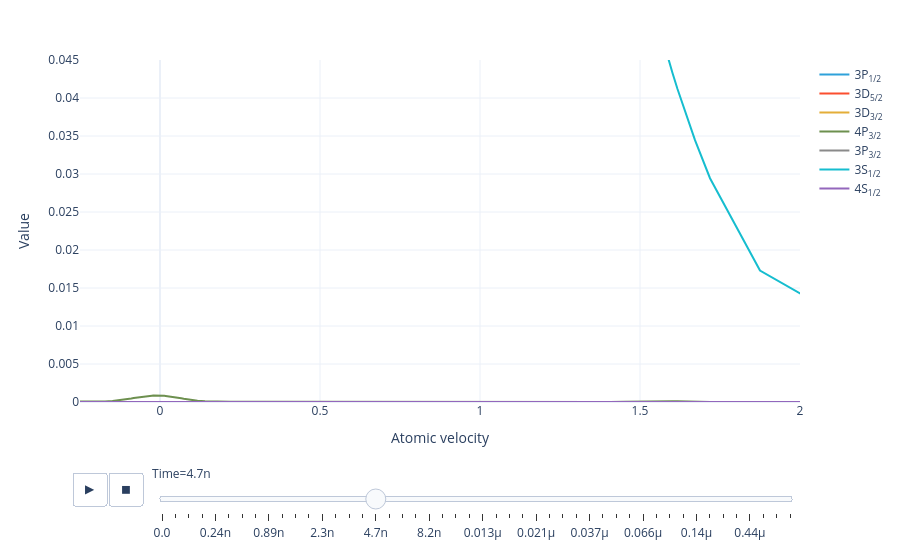

The notebook cell saved with this chart:
### Markdown cell above
Animate the level population distribution as a function of time:

### Code cell
model.level_population_distribution(sol).visualize(xaxis_range=(-.25, 2), yaxis_range=(0, .045))

### Figure 1 — Plotly figure (JSON) as saved in the notebook; plotly's stock layout.template omitted (floating-point values rounded to 4 significant figures)
{"data": [{"hovertemplate": "Level=3P<sub>1/2</sub><br>Time=0.0<br>Atomic velocity=%{x}<br>Value=%{y}<extra></extra>", "legendgroup": "3P<sub>1/2</sub>", "line": {"color": "#2fa1da", "dash": "solid"}, "marker": {"symbol": "circle"}, "mode": "lines", "name": "3P<sub>1/2</sub>", "orientation": "v", "showlegend": true, "type": "scatter", "x": [-2.5, -1.5, -0.875, -0.625, -0.4375, -0.3125, -0.2188, -0.1719, -0.1484, -0.1328, -0.1172, -0.1016, -0.08984, -0.08203, -0.07422, -0.06641, -0.05859, -0.05078, -0.04492, -0.04102, -0.03711, -0.0332, -0.0293, -0.02539, -0.02148, -0.01758, -0.01367, -0.009766, -0.005859, -0.001953, 0.001953, 0.005859, 0.009766, 0.01367, 0.01758, 0.02148, 0.02539, 0.0293, 0.03516, 0.04297, 0.05078, 0.05859, 0.06641, 0.07422, 0.08594, 0.1016, 0.1172, 0.1406, 0.1719, 0.2188, 0.3125, 0.4375, 0.5625, 0.6875, 0.875, 1.062, 1.188, 1.312, 1.406, 1.453, 1.484, 1.508, 1.523, 1.535, 1.543, 1.551, 1.559, 1.566, 1.574, 1.586, 1.602, 1.617, 1.641, 1.672, 1.719, 1.875, 2.5], "xaxis": "x", "y": [1.25e-12, 9.613e-11, 8.478e-10, 2.293e-09, 5.418e-09, 1.131e-08, 2.452e-08, 3.93e-08, 4.967e-08, 5.742e-08, 6.585e-08, 7.481e-08, 8.114e-08, 8.549e-08, 8.939e-08, 9.318e-08, 9.668e-08, 9.973e-08, 1.017e-07, 1.03e-07, 1.04e-07, 1.049e-07, 1.058e-07, 1.064e-07, 1.07e-07, 1.073e-07, 1.074e-07, 1.076e-07, 1.074e-07, 1.073e-07, 1.068e-07, 1.063e-07, 1.056e-07, 1.048e-07, 1.039e-07, 1.028e-07, 1.016e-07, 1.003e-07, 9.811e-08, 9.486e-08, 9.124e-08, 8.737e-08, 8.325e-08, 7.902e-08, 7.248e-08, 6.383e-08, 5.551e-08, 4.436e-08, 3.248e-08, 2.079e-08, 1.053e-08, 5.807e-09, 3.856e-09, 2.951e-09, 2.485e-09, 2.668e-09, 3.251e-09, 4.97e-09, 9.011e-09, 1.225e-08, 1.429e-08, 1.542e-08, 1.583e-08, 1.594e-08, 1.591e-08, 1.579e-08, 1.559e-08, 1.53e-08, 1.494e-08, 1.427e-08, 1.315e-08, 1.186e-08, 9.793e-09, 7.117e-09, 4.003e-09, 6.13e-10, 9.703e-12], "yaxis": "y"}, {"hovertemplate": "Level=3D<sub>5/2</sub><br>Time=0.0<br>Atomic velocity=%{x}<br>Value=%{y}<extra></extra>", "legendgroup": "3D<sub>5/2</sub>", "line": {"color": "#fb4f2f", "dash": "solid"}, "marker": {"symbol": "circle"}, "mode": "lines", "name": "3D<sub>5/2</sub>", "orientation": "v", "showlegend": true, "type": "scatter", "x": [-2.5, -1.5, -0.875, -0.625, -0.4375, -0.3125, -0.2188, -0.1719, -0.1484, -0.1328, -0.1172, -0.1016, -0.08984, -0.08203, -0.07422, -0.06641, -0.05859, -0.05078, -0.04492, -0.04102, -0.03711, -0.0332, -0.0293, -0.02539, -0.02148, -0.01758, -0.01367, -0.009766, -0.005859, -0.001953, 0.001953, 0.005859, 0.009766, 0.01367, 0.01758, 0.02148, 0.02539, 0.0293, 0.03516, 0.04297, 0.05078, 0.05859, 0.06641, 0.07422, 0.08594, 0.1016, 0.1172, 0.1406, 0.1719, 0.2188, 0.3125, 0.4375, 0.5625, 0.6875, 0.875, 1.062, 1.188, 1.312, 1.406, 1.453, 1.484, 1.508, 1.523, 1.535, 1.543, 1.551, 1.559, 1.566, 1.574, 1.586, 1.602, 1.617, 1.641, 1.672, 1.719, 1.875, 2.5], "xaxis": "x", "y": [1.215e-12, 9.347e-11, 8.336e-10, 2.318e-09, 5.481e-09, 1.035e-08, 2.403e-08, 4.655e-08, 6.503e-08, 8.018e-08, 9.723e-08, 1.155e-07, 1.295e-07, 1.387e-07, 1.475e-07, 1.559e-07, 1.636e-07, 1.706e-07, 1.751e-07, 1.778e-07, 1.803e-07, 1.824e-07, 1.842e-07, 1.857e-07, 1.869e-07, 1.877e-07, 1.882e-07, 1.884e-07, 1.882e-07, 1.876e-07, 1.867e-07, 1.855e-07, 1.84e-07, 1.821e-07, 1.799e-07, 1.774e-07, 1.747e-07, 1.717e-07, 1.667e-07, 1.593e-07, 1.512e-07, 1.425e-07, 1.335e-07, 1.242e-07, 1.103e-07, 9.229e-08, 7.579e-08, 5.494e-08, 3.512e-08, 1.933e-08, 9.943e-09, 5.841e-09, 3.859e-09, 2.933e-09, 2.491e-09, 2.704e-09, 3.235e-09, 4.466e-09, 1.055e-08, 1.74e-08, 2.241e-08, 2.548e-08, 2.686e-08, 2.743e-08, 2.757e-08, 2.752e-08, 2.727e-08, 2.682e-08, 2.619e-08, 2.492e-08, 2.274e-08, 2.017e-08, 1.599e-08, 1.072e-08, 5.062e-09, 5.63e-10, 9.471e-12], "yaxis": "y"}, {"hovertemplate": "Level=3D<sub>3/2</sub><br>Time=0.0<br>Atomic velocity=%{x}<br>Value=%{y}<extra></extra>", "legendgroup": "3D<sub>3/2</sub>", "line": {"color": "#e4ae38", "dash": "solid"}, "marker": {"symbol": "circle"}, "mode": "lines", "name": "3D<sub>3/2</sub>", "orientation": "v", "showlegend": true, "type": "scatter", "x": [-2.5, -1.5, -0.875, -0.625, -0.4375, -0.3125, -0.2188, -0.1719, -0.1484, -0.1328, -0.1172, -0.1016, -0.08984, -0.08203, -0.07422, -0.06641, -0.05859, -0.05078, -0.04492, -0.04102, -0.03711, -0.0332, -0.0293, -0.02539, -0.02148, -0.01758, -0.01367, -0.009766, -0.005859, -0.001953, 0.001953, 0.005859, 0.009766, 0.01367, 0.01758, 0.02148, 0.02539, 0.0293, 0.03516, 0.04297, 0.05078, 0.05859, 0.06641, 0.07422, 0.08594, 0.1016, 0.1172, 0.1406, 0.1719, 0.2188, 0.3125, 0.4375, 0.5625, 0.6875, 0.875, 1.062, 1.188, 1.312, 1.406, 1.453, 1.484, 1.508, 1.523, 1.535, 1.543, 1.551, 1.559, 1.566, 1.574, 1.586, 1.602, 1.617, 1.641, 1.672, 1.719, 1.875, 2.5], "xaxis": "x", "y": [1.351e-12, 1.039e-10, 9.268e-10, 2.577e-09, 6.093e-09, 1.151e-08, 2.672e-08, 5.175e-08, 7.23e-08, 8.914e-08, 1.081e-07, 1.284e-07, 1.44e-07, 1.542e-07, 1.64e-07, 1.733e-07, 1.819e-07, 1.896e-07, 1.947e-07, 1.977e-07, 2.004e-07, 2.028e-07, 2.048e-07, 2.065e-07, 2.078e-07, 2.087e-07, 2.093e-07, 2.094e-07, 2.092e-07, 2.086e-07, 2.076e-07, 2.062e-07, 2.045e-07, 2.024e-07, 2e-07, 1.973e-07, 1.942e-07, 1.909e-07, 1.853e-07, 1.771e-07, 1.681e-07, 1.584e-07, 1.484e-07, 1.381e-07, 1.226e-07, 1.026e-07, 8.426e-08, 6.107e-08, 3.904e-08, 2.149e-08, 1.105e-08, 6.493e-09, 4.291e-09, 3.261e-09, 2.77e-09, 3.006e-09, 3.596e-09, 4.965e-09, 1.173e-08, 1.934e-08, 2.492e-08, 2.833e-08, 2.986e-08, 3.05e-08, 3.066e-08, 3.06e-08, 3.031e-08, 2.982e-08, 2.911e-08, 2.771e-08, 2.528e-08, 2.242e-08, 1.778e-08, 1.192e-08, 5.627e-09, 6.259e-10, 1.053e-11], "yaxis": "y"}, {"hovertemplate": "Level=4P<sub>3/2</sub><br>Time=0.0<br>Atomic velocity=%{x}<br>Value=%{y}<extra></extra>", "legendgroup": "4P<sub>3/2</sub>", "line": {"color": "#6d904f", "dash": "solid"}, "marker": {"symbol": "circle"}, "mode": "lines", "name": "4P<sub>3/2</sub>", "orientation": "v", "showlegend": true, "type": "scatter", "x": [-2.5, -1.5, -0.875, -0.625, -0.4375, -0.3125, -0.2188, -0.1719, -0.1484, -0.1328, -0.1172, -0.1016, -0.08984, -0.08203, -0.07422, -0.06641, -0.05859, -0.05078, -0.04492, -0.04102, -0.03711, -0.0332, -0.0293, -0.02539, -0.02148, -0.01758, -0.01367, -0.009766, -0.005859, -0.001953, 0.001953, 0.005859, 0.009766, 0.01367, 0.01758, 0.02148, 0.02539, 0.0293, 0.03516, 0.04297, 0.05078, 0.05859, 0.06641, 0.07422, 0.08594, 0.1016, 0.1172, 0.1406, 0.1719, 0.2188, 0.3125, 0.4375, 0.5625, 0.6875, 0.875, 1.062, 1.188, 1.312, 1.406, 1.453, 1.484, 1.508, 1.523, 1.535, 1.543, 1.551, 1.559, 1.566, 1.574, 1.586, 1.602, 1.617, 1.641, 1.672, 1.719, 1.875, 2.5], "xaxis": "x", "y": [2.168e-09, 1.667e-07, 1.473e-06, 3.873e-06, 9.937e-06, 2.182e-05, 2.385e-05, 6.954e-05, 0.0001344, 0.0001997, 0.0002835, 0.0003831, 0.0004651, 0.0005213, 0.0005772, 0.0006316, 0.0006829, 0.0007298, 0.0007611, 0.0007799, 0.0007968, 0.0008118, 0.0008246, 0.0008351, 0.0008434, 0.0008493, 0.0008527, 0.0008537, 0.0008522, 0.0008483, 0.0008419, 0.0008332, 0.0008221, 0.0008089, 0.0007936, 0.0007762, 0.0007571, 0.0007363, 0.0007022, 0.0006525, 0.0005992, 0.0005437, 0.0004875, 0.0004318, 0.0003519, 0.0002566, 0.0001784, 9.558e-05, 4.015e-05, 2.225e-05, 2.155e-05, 1.022e-05, 6.506e-06, 5.09e-06, 4.283e-06, 4.458e-06, 6.528e-06, 7.001e-06, 1.521e-05, 4.581e-05, 7.707e-05, 0.0001002, 0.0001124, 0.0001189, 0.0001216, 0.000123, 0.0001229, 0.0001214, 0.0001186, 0.0001121, 9.98e-05, 8.484e-05, 6.093e-05, 3.314e-05, 9.326e-06, 1.194e-06, 1.684e-08], "yaxis": "y"}, {"hovertemplate": "Level=3P<sub>3/2</sub><br>Time=0.0<br>Atomic velocity=%{x}<br>Value=%{y}<extra></extra>", "legendgroup": "3P<sub>3/2</sub>", "line": {"color": "#8a8a8a", "dash": "solid"}, "marker": {"symbol": "circle"}, "mode": "lines", "name": "3P<sub>3/2</sub>", "orientation": "v", "showlegend": true, "type": "scatter", "x": [-2.5, -1.5, -0.875, -0.625, -0.4375, -0.3125, -0.2188, -0.1719, -0.1484, -0.1328, -0.1172, -0.1016, -0.08984, -0.08203, -0.07422, -0.06641, -0.05859, -0.05078, -0.04492, -0.04102, -0.03711, -0.0332, -0.0293, -0.02539, -0.02148, -0.01758, -0.01367, -0.009766, -0.005859, -0.001953, 0.001953, 0.005859, 0.009766, 0.01367, 0.01758, 0.02148, 0.02539, 0.0293, 0.03516, 0.04297, 0.05078, 0.05859, 0.06641, 0.07422, 0.08594, 0.1016, 0.1172, 0.1406, 0.1719, 0.2188, 0.3125, 0.4375, 0.5625, 0.6875, 0.875, 1.062, 1.188, 1.312, 1.406, 1.453, 1.484, 1.508, 1.523, 1.535, 1.543, 1.551, 1.559, 1.566, 1.574, 1.586, 1.602, 1.617, 1.641, 1.672, 1.719, 1.875, 2.5], "xaxis": "x", "y": [2.407e-12, 1.852e-10, 1.632e-09, 4.409e-09, 1.043e-08, 2.181e-08, 4.723e-08, 7.566e-08, 9.565e-08, 1.106e-07, 1.268e-07, 1.441e-07, 1.563e-07, 1.647e-07, 1.722e-07, 1.795e-07, 1.863e-07, 1.921e-07, 1.96e-07, 1.984e-07, 2.004e-07, 2.021e-07, 2.038e-07, 2.049e-07, 2.061e-07, 2.068e-07, 2.07e-07, 2.073e-07, 2.07e-07, 2.067e-07, 2.058e-07, 2.048e-07, 2.035e-07, 2.02e-07, 2.001e-07, 1.981e-07, 1.958e-07, 1.932e-07, 1.89e-07, 1.827e-07, 1.758e-07, 1.683e-07, 1.604e-07, 1.522e-07, 1.396e-07, 1.229e-07, 1.069e-07, 8.541e-08, 6.254e-08, 4.005e-08, 2.029e-08, 1.118e-08, 7.42e-09, 5.678e-09, 4.78e-09, 5.133e-09, 6.265e-09, 9.577e-09, 1.735e-08, 2.359e-08, 2.753e-08, 2.97e-08, 3.05e-08, 3.071e-08, 3.065e-08, 3.042e-08, 3.004e-08, 2.948e-08, 2.879e-08, 2.749e-08, 2.534e-08, 2.286e-08, 1.887e-08, 1.371e-08, 7.708e-09, 1.182e-09, 1.869e-11], "yaxis": "y"}, {"hovertemplate": "Level=3S<sub>1/2</sub><br>Time=0.0<br>Atomic velocity=%{x}<br>Value=%{y}<extra></extra>", "legendgroup": "3S<sub>1/2</sub>", "line": {"color": "#16bdcf", "dash": "solid"}, "marker": {"symbol": "circle"}, "mode": "lines", "name": "3S<sub>1/2</sub>", "orientation": "v", "showlegend": true, "type": "scatter", "x": [-2.5, -1.5, -0.875, -0.625, -0.4375, -0.3125, -0.2188, -0.1719, -0.1484, -0.1328, -0.1172, -0.1016, -0.08984, -0.08203, -0.07422, -0.06641, -0.05859, -0.05078, -0.04492, -0.04102, -0.03711, -0.0332, -0.0293, -0.02539, -0.02148, -0.01758, -0.01367, -0.009766, -0.005859, -0.001953, 0.001953, 0.005859, 0.009766, 0.01367, 0.01758, 0.02148, 0.02539, 0.0293, 0.03516, 0.04297, 0.05078, 0.05859, 0.06641, 0.07422, 0.08594, 0.1016, 0.1172, 0.1406, 0.1719, 0.2188, 0.3125, 0.4375, 0.5625, 0.6875, 0.875, 1.062, 1.188, 1.312, 1.406, 1.453, 1.484, 1.508, 1.523, 1.535, 1.543, 1.551, 1.559, 1.566, 1.574, 1.586, 1.602, 1.617, 1.641, 1.672, 1.719, 1.875, 2.5], "xaxis": "x", "y": [0.002328, 0.07631, 0.2631, 0.3813, 0.4655, 0.5111, 0.5376, 0.5477, 0.5517, 0.5541, 0.5562, 0.558, 0.5592, 0.5599, 0.5605, 0.5611, 0.5616, 0.562, 0.5623, 0.5625, 0.5626, 0.5627, 0.5629, 0.563, 0.5631, 0.5632, 0.5632, 0.5633, 0.5633, 0.5633, 0.5633, 0.5633, 0.5633, 0.5633, 0.5632, 0.5631, 0.5631, 0.563, 0.5628, 0.5625, 0.5621, 0.5617, 0.5612, 0.5606, 0.5597, 0.5581, 0.5563, 0.553, 0.5477, 0.5376, 0.5111, 0.4655, 0.411, 0.3517, 0.2631, 0.1827, 0.138, 0.1011, 0.07815, 0.06826, 0.06224, 0.05799, 0.05529, 0.05333, 0.05205, 0.05081, 0.04959, 0.04839, 0.04721, 0.0455, 0.0433, 0.04119, 0.03819, 0.03445, 0.02945, 0.0173, 0.002328], "yaxis": "y"}, {"hovertemplate": "Level=4S<sub>1/2</sub><br>Time=0.0<br>Atomic velocity=%{x}<br>Value=%{y}<extra></extra>", "legendgroup": "4S<sub>1/2</sub>", "line": {"color": "#9367bc", "dash": "solid"}, "marker": {"symbol": "circle"}, "mode": "lines", "name": "4S<sub>1/2</sub>", "orientation": "v", "showlegend": true, "type": "scatter", "x": [-2.5, -1.5, -0.875, -0.625, -0.4375, -0.3125, -0.2188, -0.1719, -0.1484, -0.1328, -0.1172, -0.1016, -0.08984, -0.08203, -0.07422, -0.06641, -0.05859, -0.05078, -0.04492, -0.04102, -0.03711, -0.0332, -0.0293, -0.02539, -0.02148, -0.01758, -0.01367, -0.009766, -0.005859, -0.001953, 0.001953, 0.005859, 0.009766, 0.01367, 0.01758, 0.02148, 0.02539, 0.0293, 0.03516, 0.04297, 0.05078, 0.05859, 0.06641, 0.07422, 0.08594, 0.1016, 0.1172, 0.1406, 0.1719, 0.2188, 0.3125, 0.4375, 0.5625, 0.6875, 0.875, 1.062, 1.188, 1.312, 1.406, 1.453, 1.484, 1.508, 1.523, 1.535, 1.543, 1.551, 1.559, 1.566, 1.574, 1.586, 1.602, 1.617, 1.641, 1.672, 1.719, 1.875, 2.5], "xaxis": "x", "y": [5.961e-11, 4.586e-09, 4.041e-08, 1.084e-07, 2.625e-07, 5.371e-07, 1.22e-06, 2.252e-06, 3.105e-06, 3.814e-06, 4.621e-06, 5.498e-06, 6.175e-06, 6.622e-06, 7.056e-06, 7.469e-06, 7.851e-06, 8.195e-06, 8.422e-06, 8.558e-06, 8.679e-06, 8.786e-06, 8.877e-06, 8.952e-06, 9.011e-06, 9.053e-06, 9.077e-06, 9.085e-06, 9.075e-06, 9.047e-06, 9.003e-06, 8.941e-06, 8.864e-06, 8.77e-06, 8.661e-06, 8.537e-06, 8.4e-06, 8.25e-06, 8.002e-06, 7.635e-06, 7.234e-06, 6.809e-06, 6.367e-06, 5.917e-06, 5.245e-06, 4.386e-06, 3.608e-06, 2.639e-06, 1.731e-06, 1e-06, 5.073e-07, 2.795e-07, 1.83e-07, 1.399e-07, 1.178e-07, 1.272e-07, 1.582e-07, 2.349e-07, 5.116e-07, 8.273e-07, 1.068e-06, 1.219e-06, 1.289e-06, 1.319e-06, 1.327e-06, 1.326e-06, 1.315e-06, 1.293e-06, 1.263e-06, 1.201e-06, 1.094e-06, 9.681e-07, 7.639e-07, 5.098e-07, 2.427e-07, 2.92e-08, 4.628e-10], "yaxis": "y"}], "layout": {"legend": {"title": {}, "tracegroupgap": 0}, "margin": {"t": 60}, "sliders": [{"active": 16, "currentvalue": {"prefix": "Time="}, "len": 0.9, "pad": {"b": 10, "t": 60}, "steps": [{"args": [["0.0"], {"frame": {"duration": 0, "redraw": false}, "fromcurrent": true, "mode": "immediate", "transition": {"duration": 0, "easing": "linear"}}], "label": "0.0", "method": "animate"}, {"args": [["1.9987014684470213e-14"], {"frame": {"duration": 0, "redraw": false}, "fromcurrent": true, "mode": "immediate", "transition": {"duration": 0, "easing": "linear"}}], "label": "0.020p", "method": "animate"}, {"args": [["8.14639252225854e-11"], {"frame": {"duration": 0, "redraw": false}, "fromcurrent": true, "mode": "immediate", "transition": {"duration": 0, "easing": "linear"}}], "label": "0.081n", "method": "animate"}, {"args": [["1.6290786343048632e-10"], {"frame": {"duration": 0, "redraw": false}, "fromcurrent": true, "mode": "immediate", "transition": {"duration": 0, "easing": "linear"}}], "label": "0.16n", "method": "animate"}, {"args": [["2.443518016383873e-10"], {"frame": {"duration": 0, "redraw": false}, "fromcurrent": true, "mode": "immediate", "transition": {"duration": 0, "easing": "linear"}}], "label": "0.24n", "method": "animate"}, {"args": [["3.847518111996298e-10"], {"frame": {"duration": 0, "redraw": false}, "fromcurrent": true, "mode": "immediate", "transition": {"duration": 0, "easing": "linear"}}], "label": "0.38n", "method": "animate"}, {"args": [["5.251518207608723e-10"], {"frame": {"duration": 0, "redraw": false}, "fromcurrent": true, "mode": "immediate", "transition": {"duration": 0, "easing": "linear"}}], "label": "0.53n", "method": "animate"}, {"args": [["6.655518303221148e-10"], {"frame": {"duration": 0, "redraw": false}, "fromcurrent": true, "mode": "immediate", "transition": {"duration": 0, "easing": "linear"}}], "label": "0.67n", "method": "animate"}, {"args": [["8.946940371553788e-10"], {"frame": {"duration": 0, "redraw": false}, "fromcurrent": true, "mode": "immediate", "transition": {"duration": 0, "easing": "linear"}}], "label": "0.89n", "method": "animate"}, {"args": [["1.1238362439886427e-09"], {"frame": {"duration": 0, "redraw": false}, "fromcurrent": true, "mode": "immediate", "transition": {"duration": 0, "easing": "linear"}}], "label": "1.1n", "method": "animate"}, {"args": [["1.3529784508219067e-09"], {"frame": {"duration": 0, "redraw": false}, "fromcurrent": true, "mode": "immediate", "transition": {"duration": 0, "easing": "linear"}}], "label": "1.4n", "method": "animate"}, {"args": [["1.7250367077358165e-09"], {"frame": {"duration": 0, "redraw": false}, "fromcurrent": true, "mode": "immediate", "transition": {"duration": 0, "easing": "linear"}}], "label": "1.7n", "method": "animate"}, {"args": [["2.3101624812050517e-09"], {"frame": {"duration": 0, "redraw": false}, "fromcurrent": true, "mode": "immediate", "transition": {"duration": 0, "easing": "linear"}}], "label": "2.3n", "method": "animate"}, {"args": [["2.895288254674287e-09"], {"frame": {"duration": 0, "redraw": false}, "fromcurrent": true, "mode": "immediate", "transition": {"duration": 0, "easing": "linear"}}], "label": "2.9n", "method": "animate"}, {"args": [["3.480414028143522e-09"], {"frame": {"duration": 0, "redraw": false}, "fromcurrent": true, "mode": "immediate", "transition": {"duration": 0, "easing": "linear"}}], "label": "3.5n", "method": "animate"}, {"args": [["4.065539801612758e-09"], {"frame": {"duration": 0, "redraw": false}, "fromcurrent": true, "mode": "immediate", "transition": {"duration": 0, "easing": "linear"}}], "label": "4.1n", "method": "animate"}, {"args": [["4.650665575081993e-09"], {"frame": {"duration": 0, "redraw": false}, "fromcurrent": true, "mode": "immediate", "transition": {"duration": 0, "easing": "linear"}}], "label": "4.7n", "method": "animate"}, {"args": [["5.542374945029296e-09"], {"frame": {"duration": 0, "redraw": false}, "fromcurrent": true, "mode": "immediate", "transition": {"duration": 0, "easing": "linear"}}], "label": "5.5n", "method": "animate"}, {"args": [["6.434084314976599e-09"], {"frame": {"duration": 0, "redraw": false}, "fromcurrent": true, "mode": "immediate", "transition": {"duration": 0, "easing": "linear"}}], "label": "6.4n", "method": "animate"}, {"args": [["7.325793684923902e-09"], {"frame": {"duration": 0, "redraw": false}, "fromcurrent": true, "mode": "immediate", "transition": {"duration": 0, "easing": "linear"}}], "label": "7.3n", "method": "animate"}, {"args": [["8.217503054871205e-09"], {"frame": {"duration": 0, "redraw": false}, "fromcurrent": true, "mode": "immediate", "transition": {"duration": 0, "easing": "linear"}}], "label": "8.2n", "method": "animate"}, {"args": [["9.109212424818508e-09"], {"frame": {"duration": 0, "redraw": false}, "fromcurrent": true, "mode": "immediate", "transition": {"duration": 0, "easing": "linear"}}], "label": "9.1n", "method": "animate"}, {"args": [["1.0514816841477378e-08"], {"frame": {"duration": 0, "redraw": false}, "fromcurrent": true, "mode": "immediate", "transition": {"duration": 0, "easing": "linear"}}], "label": "0.011µ", "method": "animate"}, {"args": [["1.1920421258136249e-08"], {"frame": {"duration": 0, "redraw": false}, "fromcurrent": true, "mode": "immediate", "transition": {"duration": 0, "easing": "linear"}}], "label": "0.012µ", "method": "animate"}, {"args": [["1.332602567479512e-08"], {"frame": {"duration": 0, "redraw": false}, "fromcurrent": true, "mode": "immediate", "transition": {"duration": 0, "easing": "linear"}}], "label": "0.013µ", "method": "animate"}, {"args": [["1.473163009145399e-08"], {"frame": {"duration": 0, "redraw": false}, "fromcurrent": true, "mode": "immediate", "transition": {"duration": 0, "easing": "linear"}}], "label": "0.015µ", "method": "animate"}, {"args": [["1.696136162278235e-08"], {"frame": {"duration": 0, "redraw": false}, "fromcurrent": true, "mode": "immediate", "transition": {"duration": 0, "easing": "linear"}}], "label": "0.017µ", "method": "animate"}, {"args": [["1.9191093154110706e-08"], {"frame": {"duration": 0, "redraw": false}, "fromcurrent": true, "mode": "immediate", "transition": {"duration": 0, "easing": "linear"}}], "label": "0.019µ", "method": "animate"}, {"args": [["2.1420824685439063e-08"], {"frame": {"duration": 0, "redraw": false}, "fromcurrent": true, "mode": "immediate", "transition": {"duration": 0, "easing": "linear"}}], "label": "0.021µ", "method": "animate"}, {"args": [["2.4827204616869743e-08"], {"frame": {"duration": 0, "redraw": false}, "fromcurrent": true, "mode": "immediate", "transition": {"duration": 0, "easing": "linear"}}], "label": "0.025µ", "method": "animate"}, {"args": [["2.8233584548300427e-08"], {"frame": {"duration": 0, "redraw": false}, "fromcurrent": true, "mode": "immediate", "transition": {"duration": 0, "easing": "linear"}}], "label": "0.028µ", "method": "animate"}, {"args": [["3.163996447973111e-08"], {"frame": {"duration": 0, "redraw": false}, "fromcurrent": true, "mode": "immediate", "transition": {"duration": 0, "easing": "linear"}}], "label": "0.032µ", "method": "animate"}, {"args": [["3.704382600158622e-08"], {"frame": {"duration": 0, "redraw": false}, "fromcurrent": true, "mode": "immediate", "transition": {"duration": 0, "easing": "linear"}}], "label": "0.037µ", "method": "animate"}, {"args": [["4.2447687523441334e-08"], {"frame": {"duration": 0, "redraw": false}, "fromcurrent": true, "mode": "immediate", "transition": {"duration": 0, "easing": "linear"}}], "label": "0.042µ", "method": "animate"}, {"args": [["4.7851549045296446e-08"], {"frame": {"duration": 0, "redraw": false}, "fromcurrent": true, "mode": "immediate", "transition": {"duration": 0, "easing": "linear"}}], "label": "0.048µ", "method": "animate"}, {"args": [["5.695140773466456e-08"], {"frame": {"duration": 0, "redraw": false}, "fromcurrent": true, "mode": "immediate", "transition": {"duration": 0, "easing": "linear"}}], "label": "0.057µ", "method": "animate"}, {"args": [["6.605126642403269e-08"], {"frame": {"duration": 0, "redraw": false}, "fromcurrent": true, "mode": "immediate", "transition": {"duration": 0, "easing": "linear"}}], "label": "0.066µ", "method": "animate"}, {"args": [["8.018475822093442e-08"], {"frame": {"duration": 0, "redraw": false}, "fromcurrent": true, "mode": "immediate", "transition": {"duration": 0, "easing": "linear"}}], "label": "0.080µ", "method": "animate"}, {"args": [["9.431825001783615e-08"], {"frame": {"duration": 0, "redraw": false}, "fromcurrent": true, "mode": "immediate", "transition": {"duration": 0, "easing": "linear"}}], "label": "0.094µ", "method": "animate"}, {"args": [["1.1808492740253948e-07"], {"frame": {"duration": 0, "redraw": false}, "fromcurrent": true, "mode": "immediate", "transition": {"duration": 0, "easing": "linear"}}], "label": "0.12µ", "method": "animate"}, {"args": [["1.418516047872428e-07"], {"frame": {"duration": 0, "redraw": false}, "fromcurrent": true, "mode": "immediate", "transition": {"duration": 0, "easing": "linear"}}], "label": "0.14µ", "method": "animate"}, {"args": [["1.844615935999222e-07"], {"frame": {"duration": 0, "redraw": false}, "fromcurrent": true, "mode": "immediate", "transition": {"duration": 0, "easing": "linear"}}], "label": "0.18µ", "method": "animate"}, {"args": [["2.499141091068392e-07"], {"frame": {"duration": 0, "redraw": false}, "fromcurrent": true, "mode": "immediate", "transition": {"duration": 0, "easing": "linear"}}], "label": "0.25µ", "method": "animate"}, {"args": [["3.153666246137562e-07"], {"frame": {"duration": 0, "redraw": false}, "fromcurrent": true, "mode": "immediate", "transition": {"duration": 0, "easing": "linear"}}], "label": "0.32µ", "method": "animate"}, {"args": [["4.445159529568681e-07"], {"frame": {"duration": 0, "redraw": false}, "fromcurrent": true, "mode": "immediate", "transition": {"duration": 0, "easing": "linear"}}], "label": "0.44µ", "method": "animate"}, {"args": [["5.736652812999801e-07"], {"frame": {"duration": 0, "redraw": false}, "fromcurrent": true, "mode": "immediate", "transition": {"duration": 0, "easing": "linear"}}], "label": "0.57µ", "method": "animate"}, {"args": [["8.078642284593958e-07"], {"frame": {"duration": 0, "redraw": false}, "fromcurrent": true, "mode": "immediate", "transition": {"duration": 0, "easing": "linear"}}], "label": "0.81µ", "method": "animate"}, {"args": [["1.1606948091990645e-06"], {"frame": {"duration": 0, "redraw": false}, "fromcurrent": true, "mode": "immediate", "transition": {"duration": 0, "easing": "linear"}}], "label": "1.2µ", "method": "animate"}], "x": 0.1, "xanchor": "left", "y": 0, "yanchor": "top"}], "updatemenus": [{"buttons": [{"args": [null, {"frame": {"duration": 100, "redraw": false}, "fromcurrent": true, "mode": "immediate", "transition": {"duration": 0, "easing": "linear"}}], "label": "&#9654;", "method": "animate"}, {"args": [[null], {"frame": {"duration": 0, "redraw": false}, "fromcurrent": true, "mode": "immediate", "transition": {"duration": 0, "easing": "linear"}}], "label": "&#9724;", "method": "animate"}], "direction": "left", "pad": {"r": 10, "t": 70}, "showactive": false, "type": "buttons", "x": 0.1, "xanchor": "right", "y": 0, "yanchor": "top"}], "xaxis": {"anchor": "y", "domain": [0, 1], "range": [-0.25, 2], "title": {"text": "Atomic velocity"}}, "yaxis": {"anchor": "x", "domain": [0, 1], "range": [0, 0.045], "title": {"text": "Value"}}}}
